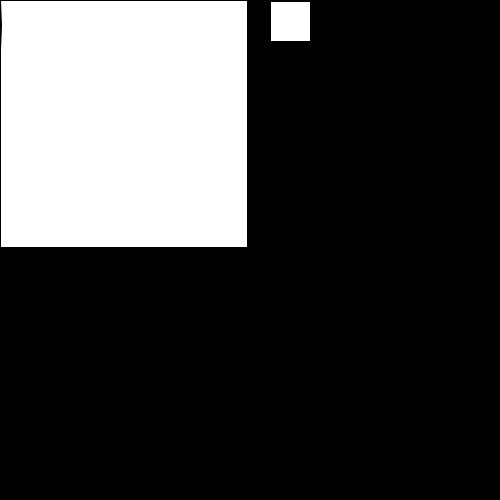
Frame 1 (no input)
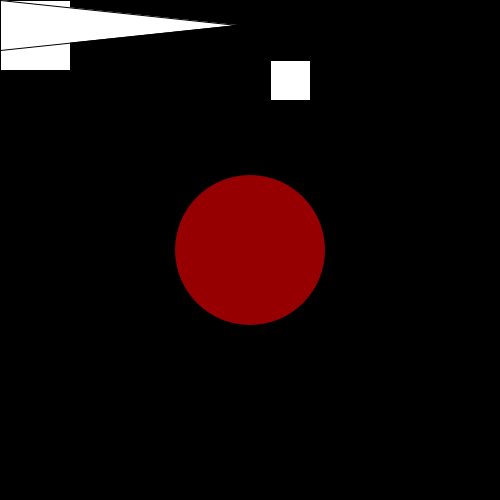
Frame 60 (the mouse pressed at the canvas centre just before this capture)
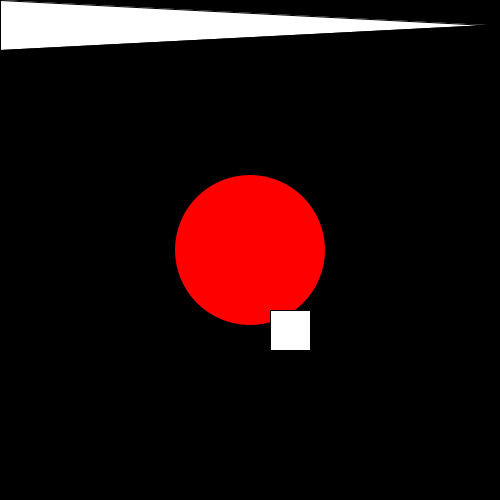
Frame 120 (the mouse held since frame 60 and released just before this capture)

The Processing sketch that drew these frames (run headless with seeded random() and noise(); from frame 60 on, the mouse is pressed at the canvas centre):

// Processing sketch: Reverse_Engineering_Challenge
// ── Reverse_Engineering_Challenge.pde
int w = 250;
float x;
float y;

float transparency; // 0 <= transparency <= 1
float dtrans;       // the change in transparency on each call to draw

void setup() {
size(500, 500);
background(#000000);
transparency = 0;
  dtrans = 0.01;
}

void draw() {
background(0);

//stationary red circle
  noStroke();
  float a = map(transparency, 0, 1, 0, 255);
  fill(255, 0, 0, a);
  ellipse(250, 250, 150, 150);

  transparency += dtrans;
  
  // square up to down
  fill(255, 255, 255);
  stroke(#000000);
  strokeWeight(1);
  y= y + 1;
  square(270, y, 40);
  if (y == 500) {
    y = y - 501;
}
  
 // square w big to little
  w= w - 3; 
  square(0, 0, w);
  
  
 
//triangle
x = x+1;
triangle (0, 0, 0, 50, x, 25);
x= x + 3;
 

}
  
void mousePressed() {
  x = mouseX;
  y = mouseY;
  transparency = 1;
}
